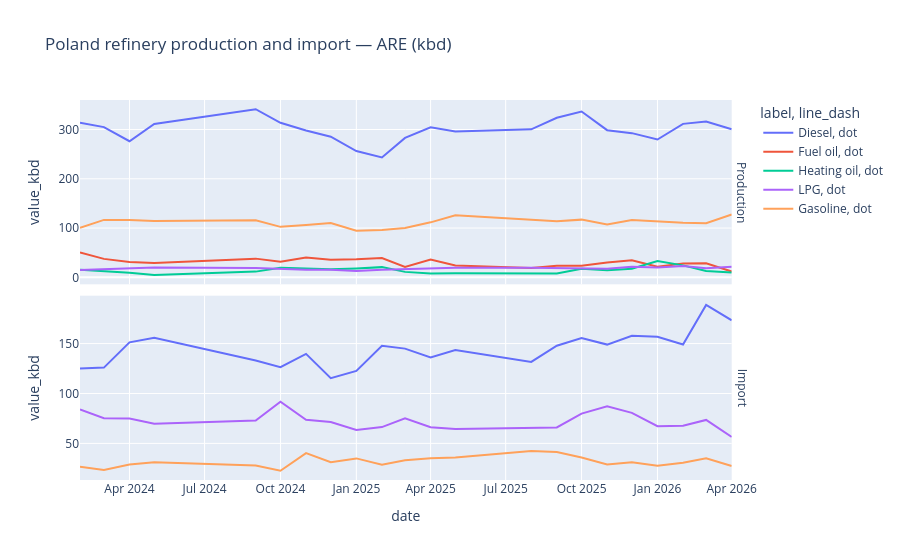

The notebook cell this image was saved under:
### Markdown cell above
## 5. Production & import (REFGROUT / TOTIMPSB, kbd)

### Code cell
supply_frames = []
for metric, frame, label in (
    ("REFGROUT", production, "Production"),
    ("TOTIMPSB", imports, "Import"),
):
    sl = frame[frame["product_native"].isin(CHART_PRODUCTS)].copy()
    sl["flow"] = label
    sl["label"] = sl["product_native"].map(DISPLAY_LABELS)
    supply_frames.append(sl)
supply = pd.concat(supply_frames, ignore_index=True)

fig_sup = px.line(
    supply,
    x="date",
    y="value_kbd",
    color="label",
    facet_row="flow",
    line_dash=supply["is_provisional"].map({True: "dot", False: "solid"}),
    title="Poland refinery production and import — ARE (kbd)",
)
fig_sup.update_yaxes(matches=None)
fig_sup.for_each_annotation(lambda a: a.update(text=a.text.split("=")[-1]))
fig_sup.show()

### Figure 1 — Plotly figure (JSON) as saved in the notebook; plotly's stock layout.template omitted (floating-point values rounded to 4 significant figures)
{"data": [{"hovertemplate": "label=Diesel<br>line_dash=dot<br>flow=Production<br>date=%{x}<br>value_kbd=%{y}<extra></extra>", "legendgroup": "Diesel, dot", "line": {"color": "#636efa", "dash": "solid"}, "marker": {"symbol": "circle"}, "mode": "lines", "name": "Diesel, dot", "orientation": "v", "showlegend": true, "type": "scatter", "x": ["2024-02-01T00:00:00", "2024-03-01T00:00:00", "2024-04-01T00:00:00", "2024-05-01T00:00:00", "2024-09-01T00:00:00", "2024-10-01T00:00:00", "2024-11-01T00:00:00", "2024-12-01T00:00:00", "2025-01-01T00:00:00", "2025-02-01T00:00:00", "2025-03-01T00:00:00", "2025-04-01T00:00:00", "2025-05-01T00:00:00", "2025-08-01T00:00:00", "2025-09-01T00:00:00", "2025-10-01T00:00:00", "2025-11-01T00:00:00", "2025-12-01T00:00:00", "2026-01-01T00:00:00", "2026-02-01T00:00:00", "2026-03-01T00:00:00", "2026-04-01T00:00:00"], "xaxis": "x2", "y": [313.8, 304.9, 276.2, 311.3, 341.2, 313.7, 298.1, 285.4, 256.3, 243.4, 283.1, 304.6, 296.2, 300.4, 323.9, 336.5, 298.7, 292.7, 279.7, 311.5, 316.4, 300.7], "yaxis": "y2"}, {"hovertemplate": "label=Diesel<br>line_dash=dot<br>flow=Import<br>date=%{x}<br>value_kbd=%{y}<extra></extra>", "legendgroup": "Diesel, dot", "line": {"color": "#636efa", "dash": "solid"}, "marker": {"symbol": "circle"}, "mode": "lines", "name": "Diesel, dot", "orientation": "v", "showlegend": false, "type": "scatter", "x": ["2024-02-01T00:00:00", "2024-03-01T00:00:00", "2024-04-01T00:00:00", "2024-05-01T00:00:00", "2024-09-01T00:00:00", "2024-10-01T00:00:00", "2024-11-01T00:00:00", "2024-12-01T00:00:00", "2025-01-01T00:00:00", "2025-02-01T00:00:00", "2025-03-01T00:00:00", "2025-04-01T00:00:00", "2025-05-01T00:00:00", "2025-08-01T00:00:00", "2025-09-01T00:00:00", "2025-10-01T00:00:00", "2025-11-01T00:00:00", "2025-12-01T00:00:00", "2026-01-01T00:00:00", "2026-02-01T00:00:00", "2026-03-01T00:00:00", "2026-04-01T00:00:00"], "xaxis": "x", "y": [125.1, 125.9, 151.2, 155.7, 133.0, 126.3, 139.7, 115.3, 122.6, 147.8, 145.0, 136.0, 143.5, 131.6, 147.8, 155.6, 149.0, 157.9, 156.9, 149.1, 188.7, 173.3], "yaxis": "y"}, {"hovertemplate": "label=Fuel oil<br>line_dash=dot<br>flow=Production<br>date=%{x}<br>value_kbd=%{y}<extra></extra>", "legendgroup": "Fuel oil, dot", "line": {"color": "#EF553B", "dash": "solid"}, "marker": {"symbol": "circle"}, "mode": "lines", "name": "Fuel oil, dot", "orientation": "v", "showlegend": true, "type": "scatter", "x": ["2024-02-01T00:00:00", "2024-03-01T00:00:00", "2024-04-01T00:00:00", "2024-05-01T00:00:00", "2024-09-01T00:00:00", "2024-10-01T00:00:00", "2024-11-01T00:00:00", "2024-12-01T00:00:00", "2025-01-01T00:00:00", "2025-02-01T00:00:00", "2025-03-01T00:00:00", "2025-04-01T00:00:00", "2025-05-01T00:00:00", "2025-08-01T00:00:00", "2025-09-01T00:00:00", "2025-10-01T00:00:00", "2025-11-01T00:00:00", "2025-12-01T00:00:00", "2026-01-01T00:00:00", "2026-02-01T00:00:00", "2026-03-01T00:00:00", "2026-04-01T00:00:00"], "xaxis": "x2", "y": [50.41, 37.48, 30.92, 29.3, 37.96, 31.43, 40.17, 35.59, 36.45, 39.24, 21.14, 35.95, 24.14, 18.95, 23.74, 23.56, 30.0, 34.6, 21.57, 28.26, 28.37, 11.94], "yaxis": "y2"}, {"hovertemplate": "label=Heating oil<br>line_dash=dot<br>flow=Production<br>date=%{x}<br>value_kbd=%{y}<extra></extra>", "legendgroup": "Heating oil, dot", "line": {"color": "#00cc96", "dash": "solid"}, "marker": {"symbol": "circle"}, "mode": "lines", "name": "Heating oil, dot", "orientation": "v", "showlegend": true, "type": "scatter", "x": ["2024-02-01T00:00:00", "2024-03-01T00:00:00", "2024-04-01T00:00:00", "2024-05-01T00:00:00", "2024-09-01T00:00:00", "2024-10-01T00:00:00", "2024-11-01T00:00:00", "2024-12-01T00:00:00", "2025-01-01T00:00:00", "2025-02-01T00:00:00", "2025-03-01T00:00:00", "2025-04-01T00:00:00", "2025-05-01T00:00:00", "2025-08-01T00:00:00", "2025-09-01T00:00:00", "2025-10-01T00:00:00", "2025-11-01T00:00:00", "2025-12-01T00:00:00", "2026-01-01T00:00:00", "2026-02-01T00:00:00", "2026-03-01T00:00:00", "2026-04-01T00:00:00"], "xaxis": "x2", "y": [15.13, 12.99, 9.476, 4.552, 11.58, 19.47, 17.85, 16.17, 17.89, 20.7, 11.06, 7.992, 8.309, 6.883, 7.747, 17.29, 14.16, 17.36, 33.02, 24.29, 12.74, 9.86], "yaxis": "y2"}, {"hovertemplate": "label=LPG<br>line_dash=dot<br>flow=Production<br>date=%{x}<br>value_kbd=%{y}<extra></extra>", "legendgroup": "LPG, dot", "line": {"color": "#ab63fa", "dash": "solid"}, "marker": {"symbol": "circle"}, "mode": "lines", "name": "LPG, dot", "orientation": "v", "showlegend": true, "type": "scatter", "x": ["2024-02-01T00:00:00", "2024-03-01T00:00:00", "2024-04-01T00:00:00", "2024-05-01T00:00:00", "2024-09-01T00:00:00", "2024-10-01T00:00:00", "2024-11-01T00:00:00", "2024-12-01T00:00:00", "2025-01-01T00:00:00", "2025-02-01T00:00:00", "2025-03-01T00:00:00", "2025-04-01T00:00:00", "2025-05-01T00:00:00", "2025-08-01T00:00:00", "2025-09-01T00:00:00", "2025-10-01T00:00:00", "2025-11-01T00:00:00", "2025-12-01T00:00:00", "2026-01-01T00:00:00", "2026-02-01T00:00:00", "2026-03-01T00:00:00", "2026-04-01T00:00:00"], "xaxis": "x2", "y": [14.93, 16.98, 18.66, 19.79, 18.89, 17.43, 15.42, 15.55, 12.95, 15.25, 16.94, 18.31, 19.62, 19.57, 18.85, 17.27, 17.19, 21.33, 20.12, 22.99, 18.56, 21.55], "yaxis": "y2"}, {"hovertemplate": "label=LPG<br>line_dash=dot<br>flow=Import<br>date=%{x}<br>value_kbd=%{y}<extra></extra>", "legendgroup": "LPG, dot", "line": {"color": "#ab63fa", "dash": "solid"}, "marker": {"symbol": "circle"}, "mode": "lines", "name": "LPG, dot", "orientation": "v", "showlegend": false, "type": "scatter", "x": ["2024-02-01T00:00:00", "2024-03-01T00:00:00", "2024-04-01T00:00:00", "2024-05-01T00:00:00", "2024-09-01T00:00:00", "2024-10-01T00:00:00", "2024-11-01T00:00:00", "2024-12-01T00:00:00", "2025-01-01T00:00:00", "2025-02-01T00:00:00", "2025-03-01T00:00:00", "2025-04-01T00:00:00", "2025-05-01T00:00:00", "2025-08-01T00:00:00", "2025-09-01T00:00:00", "2025-10-01T00:00:00", "2025-11-01T00:00:00", "2025-12-01T00:00:00", "2026-01-01T00:00:00", "2026-02-01T00:00:00", "2026-03-01T00:00:00", "2026-04-01T00:00:00"], "xaxis": "x", "y": [83.93, 75.31, 75.0, 69.65, 72.97, 91.81, 73.67, 71.47, 63.42, 66.36, 75.24, 66.23, 64.42, 65.56, 66.06, 79.84, 87.09, 80.62, 67.29, 67.66, 73.52, 56.47], "yaxis": "y"}, {"hovertemplate": "label=Gasoline<br>line_dash=dot<br>flow=Production<br>date=%{x}<br>value_kbd=%{y}<extra></extra>", "legendgroup": "Gasoline, dot", "line": {"color": "#FFA15A", "dash": "solid"}, "marker": {"symbol": "circle"}, "mode": "lines", "name": "Gasoline, dot", "orientation": "v", "showlegend": true, "type": "scatter", "x": ["2024-02-01T00:00:00", "2024-03-01T00:00:00", "2024-04-01T00:00:00", "2024-05-01T00:00:00", "2024-09-01T00:00:00", "2024-10-01T00:00:00", "2024-11-01T00:00:00", "2024-12-01T00:00:00", "2025-01-01T00:00:00", "2025-02-01T00:00:00", "2025-03-01T00:00:00", "2025-04-01T00:00:00", "2025-05-01T00:00:00", "2025-08-01T00:00:00", "2025-09-01T00:00:00", "2025-10-01T00:00:00", "2025-11-01T00:00:00", "2025-12-01T00:00:00", "2026-01-01T00:00:00", "2026-02-01T00:00:00", "2026-03-01T00:00:00", "2026-04-01T00:00:00"], "xaxis": "x2", "y": [100.5, 116.5, 116.4, 114.2, 115.7, 102.5, 106.3, 110.2, 94.59, 96.13, 100.2, 111.6, 125.8, 116.1, 113.6, 117.1, 107.1, 116.1, 112.7, 110.7, 109.8, 127.6], "yaxis": "y2"}, {"hovertemplate": "label=Gasoline<br>line_dash=dot<br>flow=Import<br>date=%{x}<br>value_kbd=%{y}<extra></extra>", "legendgroup": "Gasoline, dot", "line": {"color": "#FFA15A", "dash": "solid"}, "marker": {"symbol": "circle"}, "mode": "lines", "name": "Gasoline, dot", "orientation": "v", "showlegend": false, "type": "scatter", "x": ["2024-02-01T00:00:00", "2024-03-01T00:00:00", "2024-04-01T00:00:00", "2024-05-01T00:00:00", "2024-09-01T00:00:00", "2024-10-01T00:00:00", "2024-11-01T00:00:00", "2024-12-01T00:00:00", "2025-01-01T00:00:00", "2025-02-01T00:00:00", "2025-03-01T00:00:00", "2025-04-01T00:00:00", "2025-05-01T00:00:00", "2025-08-01T00:00:00", "2025-09-01T00:00:00", "2025-10-01T00:00:00", "2025-11-01T00:00:00", "2025-12-01T00:00:00", "2026-01-01T00:00:00", "2026-02-01T00:00:00", "2026-03-01T00:00:00", "2026-04-01T00:00:00"], "xaxis": "x", "y": [26.64, 23.36, 28.79, 31.09, 27.88, 22.57, 40.3, 31.15, 34.98, 28.57, 33.04, 35.15, 35.78, 42.43, 41.37, 35.78, 28.79, 31.09, 27.73, 30.7, 35.0, 27.34], "yaxis": "y"}], "layout": {"annotations": [{"font": {}, "showarrow": false, "text": "Import", "textangle": 90, "x": 0.98, "xanchor": "left", "xref": "paper", "y": 0.2425, "yanchor": "middle", "yref": "paper"}, {"font": {}, "showarrow": false, "text": "Production", "textangle": 90, "x": 0.98, "xanchor": "left", "xref": "paper", "y": 0.7575, "yanchor": "middle", "yref": "paper"}], "legend": {"title": {"text": "label, line_dash"}, "tracegroupgap": 0}, "title": {"text": "Poland refinery production and import — ARE (kbd)"}, "xaxis": {"anchor": "y", "domain": [0, 0.98], "title": {"text": "date"}}, "xaxis2": {"anchor": "y2", "domain": [0, 0.98], "matches": "x", "showticklabels": false}, "yaxis": {"anchor": "x", "domain": [0, 0.485], "title": {"text": "value_kbd"}}, "yaxis2": {"anchor": "x2", "domain": [0.515, 1], "title": {"text": "value_kbd"}}}}
